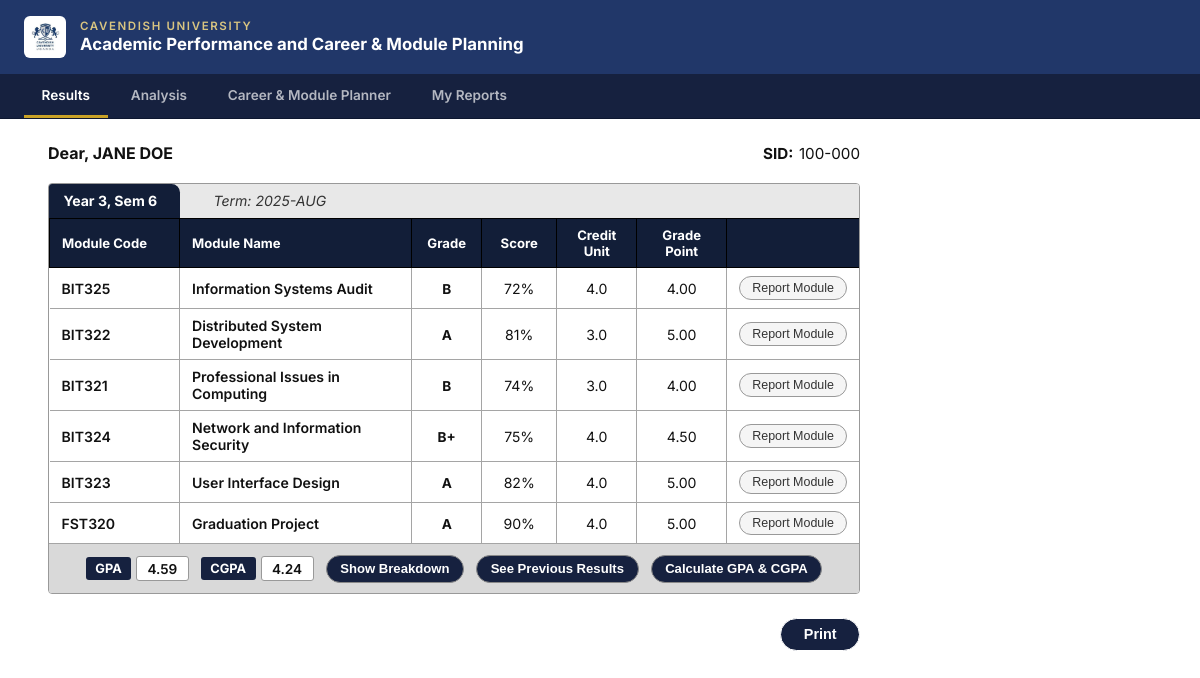
The app's page /ExamResultInterface.php (signed in) with its own data.
### tables this page shows
CREATE TABLE IF NOT EXISTS `program_tb` (
  `ID` int NOT NULL,
  `program_code` varchar(10) NOT NULL,
  `program_name` varchar(150) NOT NULL,
  `program_dept` varchar(150) NOT NULL,
  `program_faculty` varchar(150) NOT NULL,
  `student_ID` varchar(10) NOT NULL,
  PRIMARY KEY (`program_code`),
  UNIQUE KEY `ID` (`ID`),
  UNIQUE KEY `student_ID` (`student_ID`)
);

CREATE TABLE IF NOT EXISTS `student_tb` (
  `ID` int NOT NULL AUTO_INCREMENT,
  `student_ID` varchar(10) NOT NULL,
  `student_name` varchar(100) NOT NULL,
  `student_email` varchar(50) NOT NULL,
  `student_password` varchar(20) NOT NULL,
  `program_code` varchar(10) NOT NULL,
  `gender` enum('M','F') NOT NULL,
  `nationality` varchar(100) NOT NULL,
  `date_of_birth` date NOT NULL,
  `intake_year` int NOT NULL,
  `intake_session` enum('JAN','MAY','AUG') NOT NULL,
  `mode_of_entry` enum('Direct','Transfer','Foundation','Mature','Diploma') NOT NULL,
  PRIMARY KEY (`ID`),
  UNIQUE KEY `student_ID` (`student_ID`)
);

CREATE TABLE IF NOT EXISTS `results_tb` (
  `ID` int NOT NULL AUTO_INCREMENT,
  `module_code` varchar(10) NOT NULL,
  `student_ID` varchar(10) NOT NULL,
  `year_no` int NOT NULL,
  `sem_no` int NOT NULL,
  `cat1_mk` int NOT NULL,
  `cat2_mk` int NOT NULL,
  `exam_mk` int NOT NULL,
  `grade_point` decimal(3,2) NOT NULL,
  `letter_grade` varchar(5) NOT NULL,
  `final_total` int NOT NULL,
  `status_retake_pass` varchar(20) NOT NULL,
  `created_at` timestamp NOT NULL,
  PRIMARY KEY (`ID`),
  UNIQUE KEY `uq_result_student_module` (`student_ID`,`module_code`),
  KEY `module_code` (`module_code`),
  KEY `student_ID` (`student_ID`),
  KEY `letter_grade` (`letter_grade`),
  KEY `grade_point_2` (`grade_point`)
);

CREATE TABLE IF NOT EXISTS `module_tb` (
  `ID` int NOT NULL,
  `module_code` varchar(10) NOT NULL,
  `module_name` varchar(250) NOT NULL,
  `year_no` int NOT NULL,
  `sem_no` int NOT NULL,
  `program_code` varchar(10) NOT NULL,
  `credit_unit` decimal(3,1) NOT NULL,
  PRIMARY KEY (`ID`),
  UNIQUE KEY `module_code_2` (`module_code`),
  KEY `module_code` (`module_code`),
  KEY `program_code` (`program_code`)
);

CREATE TABLE IF NOT EXISTS `gpa_tb` (
  `ID` int NOT NULL AUTO_INCREMENT,
  `student_ID` varchar(10) NOT NULL,
  `total_quality_points` decimal(8,2) NOT NULL,
  `total_credit_units` decimal(8,2) NOT NULL,
  `gpa_value` decimal(5,4) NOT NULL,
  `sem_no` int NOT NULL,
  PRIMARY KEY (`ID`),
  UNIQUE KEY `uq_gpa_student_sem` (`student_ID`,`sem_no`),
  KEY `student_ID` (`student_ID`)
);

CREATE TABLE IF NOT EXISTS `cgpa_tb` (
  `ID` int NOT NULL AUTO_INCREMENT,
  `student_ID` varchar(10) NOT NULL,
  `sem_no` int NOT NULL,
  `year_no` int NOT NULL,
  `total_quality_points` decimal(8,2) NOT NULL,
  `total_credit_units` decimal(8,2) NOT NULL,
  `cgpa_value` decimal(5,4) NOT NULL,
  PRIMARY KEY (`ID`),
  UNIQUE KEY `uq_cgpa_student_sem_year` (`student_ID`,`sem_no`,`year_no`),
  KEY `student_ID` (`student_ID`)
);

### ExamResultInterface.php (the view, shortened to what this page needs)
<?php
$db_host = "127.0.0.1";
$db_port = "3306";
$db_name = "apaagps_db";
$db_user = "root";
$db_pass = "";
try {
    $dsn = "mysql:host={$db_host};port={$db_port};dbname={$db_name};charset=utf8mb4";
    $pdo = new PDO($dsn, $db_user, $db_pass, [
        PDO::ATTR_ERRMODE            => PDO::ERRMODE_EXCEPTION,
        PDO::ATTR_DEFAULT_FETCH_MODE => PDO::FETCH_ASSOC,
        PDO::ATTR_EMULATE_PREPARES   => false,
    ]);
} catch (PDOException $e) {
    die("Database connection failed: " . $e->getMessage());
}
$stmtS = $pdo->prepare("
    SELECT s.student_ID, s.student_name, s.program_code,
           p.program_name, p.program_faculty
    FROM   student_tb s
    JOIN   program_tb p ON s.program_code = p.program_code
    WHERE  s.student_ID = ?
    LIMIT  1
");
$stmtS->execute([$_SESSION["student_ID"]]);
$student = $stmtS->fetch();
$stmtR = $pdo->prepare("
    SELECT r.year_no,
           r.sem_no,
           r.module_code,
           m.module_name,
           m.credit_unit,
           r.cat1_mk,
           r.cat2_mk,
           r.exam_mk,
           r.final_total,
           r.letter_grade,
           r.grade_point,
           r.status_retake_pass,
           (s.intake_year + IFNULL(t.year_offset, 0)) AS calendar_year,
           IFNULL(t.term_month, '—') AS calendar_month
    FROM   results_tb r
    JOIN   module_tb  m ON r.module_code = m.module_code
    JOIN   student_tb s ON r.student_ID = s.student_ID
    LEFT JOIN term_mapping_tb t ON s.intake_session = t.intake_session
                               AND r.year_no = t.year_no
                               AND r.sem_no = t.sem_no
    WHERE  r.student_ID = ?
    ORDER  BY r.year_no DESC, r.sem_no DESC
");
$stmtR->execute([$student["student_ID"]]);
$allResults = $stmtR->fetchAll();
$stmtG = $pdo->prepare("
    SELECT sem_no, gpa_value, total_quality_points, total_credit_units
    FROM   gpa_tb
    WHERE  student_ID = ?
    ORDER  BY sem_no DESC
");
$stmtG->execute([$student["student_ID"]]);
$gpaMap = [];
foreach ($stmtG->fetchAll() as $g) {
    $gpaMap[(int)$g["sem_no"]] = $g;
}
$stmtC = $pdo->prepare("
    SELECT year_no, sem_no, cgpa_value, total_quality_points, total_credit_units
    FROM   cgpa_tb
    WHERE  student_ID = ?
    ORDER  BY year_no ASC, sem_no ASC
");
$stmtC->execute([$student["student_ID"]]);
$cgpaMap = [];
foreach ($stmtC->fetchAll() as $c) {
    $cgpaMap["{$c['year_no']}-{$c['sem_no']}"] = $c;
}
$grouped = [];
foreach ($allResults as $row) {
    $grouped[$row["year_no"]][$row["sem_no"]][] = $row;
}
$latestYear = null; $latestSem = null;
$latestRows = [];
$previousBlocks = [];
$firstBlock = true;
foreach ($grouped as $year => $sems) {
    foreach ($sems as $sem => $rows) {
        if ($firstBlock) {
            $latestYear = $year;
            $latestSem  = $sem;
            $latestRows = $rows;
            $firstBlock = false;
        } else {
            $previousBlocks[] = ["year" => $year, "sem" => $sem, "rows" => $rows];
        }
    }
}
function pillClass(?string $g): string {
    return match(true) {
        $g === 'A'               => 'pill-a',
        str_starts_with($g, 'B') => 'pill-b',
        str_starts_with($g, 'C') => 'pill-c',
        str_starts_with($g, 'D') => 'pill-d',
        default                  => 'pill-f',
    };
}
function fmtScore($v): string  { return ($v === null || $v === '') ? '—' : (int)$v . '%'; }
function fmtPoint($v): string  { return ($v === null || $v === '') ? '—' : htmlspecialchars((string)$v); }
function semComplete(array $rows): bool {
    return true;
}
$canPrint = false;
foreach ($grouped as $_yr => $_sms) {
    foreach ($_sms as $_sm => $_) {
        if ((int)$_yr > 2 || ((int)$_yr === 2 && (int)$_sm >= 2)) {
            $canPrint = true;
            break 2;
        }
    }
}
?>
<!DOCTYPE html>
<html lang="en">
<head>
</head>
<body>
<header class="site-header">
    <img class="crest" src="images/cu_logo.jpg" alt="Cavendish University crest">
    <div class="header-text">
        <span class="uni-name">Cavendish University</span>
        <span class="portal-title">Academic Performance and Career & Module Planning</span>
    </div>
</header>
<nav class="tab-nav">
    <span class="tab-btn active">Results</span>
    <a class="tab-btn" href="AnalysisResultInterface.php">Analysis</a>
    <a class="tab-btn" href="GoalPlanning.php">Career & Module Planner</a>
    <a class="tab-btn" href="MyReportsStatus.php">My Reports</a>
</nav>
<main class="page-wrap">
    <div class="student-row">
        <div class="student-name">
            Dear, <?= htmlspecialchars(strtoupper($student["student_name"])) ?>
        </div>
        <div class="student-sid">
            <strong>SID:</strong><?= htmlspecialchars($student["student_ID"]) ?>
        </div>
    </div>
    <?php if ($latestRows): ?>
    <div class="sem-block" id="latest-block">
        <div class="sem-table-wrap">
            <div class="sem-header">
                <div class="sem-label">Year <?= (int)$latestYear ?>, Sem <?= (int)$latestSem ?></div>
                <div class="sem-term">Term: <?= htmlspecialchars($latestRows[0]['calendar_year'] . '-' . $latestRows[0]['calendar_month']) ?></div>
            </div>
            <table>
                <thead>
                    <tr>
                        <th style="width:130px">Module Code</th>
                        <th>Module Name</th>
                        <th style="width:70px">Grade</th>
                        <th style="width:75px">Score</th>
                        <th style="width:80px">Credit Unit</th>
                        <th style="width:90px">Grade Point</th>
                        <th style="width:130px"></th>
                    </tr>
                </thead>
                <tbody>
                    <?php foreach ($latestRows as $r): ?>
                    <tr>
                        <td><?= htmlspecialchars($r["module_code"]) ?></td>
                        <td><?= htmlspecialchars($r["module_name"]) ?></td>
                        <td>
                            <?php if ($r['letter_grade'] !== null && $r['letter_grade'] !== ''): ?>
                                <span class="pill <?= pillClass($r['letter_grade']) ?>">
                                    <?= htmlspecialchars($r["letter_grade"]) ?>
                                </span>
                            <?php else: ?>—<?php endif; ?>
                        </td>
                        <td><?= fmtScore($r["final_total"]) ?></td>
                        <td><?= htmlspecialchars($r["credit_unit"]) ?></td>
                        <td><?= fmtPoint($r["grade_point"]) ?></td>
                        <td>
                            <button class="btn-report"
                                onclick="reportModule('<?= htmlspecialchars($r['module_code']) ?>', '<?= htmlspecialchars(addslashes($r['module_name'])) ?>')">
                                Report Module
                            </button>
                        </td>
                    </tr>
                    <?php endforeach; ?>
                </tbody>
            </table>
            <?php
                $latestComplete = semComplete($latestRows);
                $latestKey      = "{$latestYear}-{$latestSem}";
                $latestCgpa     = $cgpaMap[$latestKey] ?? null;
            ?>
            <div class="sem-footer">
                <div class="gpa-group">
                    <span class="badge-label">GPA</span>
                    <span class="badge-value">
                        <?= ($latestComplete && isset($gpaMap[(int)$latestSem]))
                            ? number_format($gpaMap[(int)$latestSem]["gpa_value"], 2)
                            : '—' ?>
                    </span>
                </div>
                <?php if (!((int)$latestYear === 1 && (int)$latestSem === 1)) : ?>
                <div class="gpa-group">
                    <span class="badge-label">CGPA</span>
                    <span class="badge-value">
                        <?= ($latestComplete && $latestCgpa)
                            ? number_format($latestCgpa["cgpa_value"], 2) : '—' ?>
                    </span>
                </div>
                <?php endif; ?>
                <button class="btn-action" id="btn-breakdown"
                        onclick="toggleBreakdown()">Show Breakdown</button>
                <?php if (!empty($previousBlocks)): ?>
                <button class="btn-action" id="btn-prev"
                        onclick="togglePrevious()">See Previous Results</button>
                <?php endif; ?>
                <button class="btn-action"
                        onclick="window.location.href='CalculateGPA.php'">
                    Calculate GPA &amp; CGPA
                </button>
            </div>
        </div>
    </div><?php else: ?>
        <p class="empty">No exam results found for your account yet.</p>
    <?php endif; ?>
    <div class="print-row">
        <?php if ($canPrint): ?>
            <button class="btn-print" onclick="window.open('PrintStatement.php', '_blank')">Print</button>
        <?php endif; ?>
    </div>
</main>
</body>
</html>

### ExamResultInterface.php (style rules this page uses)
*, *::before, *::after { box-sizing: border-box; margin: 0; padding: 0; }
body { font-family: 'Inter', sans-serif; font-size: 14px; color: #111; background: #fff; }
.site-header { display: flex; align-items: center; gap: 0.9rem; padding: 1rem 1.5rem; background: #213769; border-bottom: 1px solid #16213f; }
.site-header .crest { width: 2.6rem; height: 2.6rem; object-fit: contain; flex: 0 0 auto; background: #fff; border-radius: 6px; padding: 2px; }
.header-text { display: flex; flex-direction: column; line-height: 1.25; }
.site-header .uni-name { font-weight: 600; font-size: 0.72rem; letter-spacing: .14em; text-transform: uppercase; color: #d9c581; }
.site-header .portal-title { font-weight: 700; font-size: 1.05rem; color: #fff; }
.tab-nav { display: flex; gap: 0.35rem; padding: 0 1.5rem; background: #16213f; border-bottom: 1px solid #0d1730; }
.tab-btn { padding: .8rem 1.1rem .7rem; border: none; background: transparent; font-size: .85rem; font-weight: 600; cursor: pointer; color: rgba(255,255,255,0.68); text-decoration: none; border-bottom: 3px solid transparent; transition: color .15s, border-color .15s, background .15s; }
.tab-btn.active { color: #fff; border-bottom-color: #c9a227; }
.page-wrap { max-width: 860px; margin: 1.5rem; padding: 0 1.5rem; }
.student-row { display: flex; justify-content: space-between; align-items: baseline; margin-bottom: 1.25rem; }
.student-name { font-size: 1rem; font-weight: 700; }
.student-sid { font-size: .95rem; font-weight: 400; }
.student-sid strong { font-weight: 700; margin-right: .35rem; }
.sem-block { margin-bottom: 1.5rem; }
.sem-table-wrap { border: 1px solid #999; border-radius: 4px; overflow: hidden; }
.sem-header { display: grid; grid-template-columns: 150px 1fr; background: #e8e8e8; }
.sem-label { background: #121e38; color: #fff; font-weight: 700; font-size: .88rem; padding: .55rem .9rem; border-top-right-radius: 0.6em; width: 9.3em; }
.sem-term { font-style: italic; font-size: .88rem; color: #333; padding: .55rem .9rem; background: #e8e8e8; }
table { width: 100%; border-collapse: collapse; }
thead th { background: #121e38; color: white; font-weight: 700; font-size: .82rem; padding: .5rem .75rem; text-align: center; border: 1px solid #000; }
thead th:first-child { text-align: left; }
thead th:nth-child(2) { text-align: left; }
thead th:last-child { border-right: none; }
tbody td { background: #fff; padding: .5rem .75rem; border-bottom: 1px solid #a5a5a5; border-right: 1px solid #a5a5a5; text-align: center; font-size: .88rem; }
tbody td:first-child { text-align: left; font-weight: 600; }
tbody td:nth-child(2) { text-align: left; font-weight: 600; }
tbody td:last-child { border-right: none; }
tbody tr:last-child td { border-bottom: none; }
.pill { display: inline-block; font-weight: 700; font-size: .85rem; min-width: 28px; text-align: center; }
.btn-report { display: inline-block; padding: .25rem .75rem; border: 1px solid #999; border-radius: 20px; font-size: .78rem; background: #f5f5f5; color: #333; cursor: pointer; white-space: nowrap; transition: background .15s; }
.sem-footer { background: #d9d9d9; padding: .65rem 1rem; display: flex; align-items: center; justify-content: center; flex-wrap: wrap; gap: .75rem; border-top: 1px solid #a5a5a5; }
.gpa-group { display: flex; align-items: center; gap: .3rem; }
.badge-label { background: #16213f; color: #fff; font-weight: 700; font-size: .8rem; padding: .25rem .6rem; border-radius: 3px; }
.badge-value { border: 1px solid #999; background: #fff; font-size: .85rem; font-weight: 600; padding: .22rem .65rem; border-radius: 3px; min-width: 42px; text-align: center; }
.btn-action { padding: .35rem .85rem; border: 1px solid #888; border-radius: 20px; background: #16213f; font-size: .82rem; font-weight: 600; cursor: pointer; color: #fff; transition: background .15s; }
.print-row { display: flex; flex-direction: column; align-items: flex-end; gap: .5rem; margin-top: 1.5rem; padding-bottom: 2rem; }
.btn-print { padding: .45rem 1.4rem; border: 1px solid; border-radius: 20px; background: #16213f; font-size: .9rem; font-weight: 600; cursor: pointer; color: #fff; }

### records on screen
program_tb: student_tb.student_name "JANE DOE", student_tb.student_ID "100-000"
results_tb: module_code "BIT325", module_tb.module_name "Information Systems Audit", letter_grade "B", final_total "72%", module_tb.credit_unit "4.0", grade_point "4.00"
results_tb: module_code "BIT322", module_tb.module_name "Distributed System Development", letter_grade "A", final_total "81%", module_tb.credit_unit "3.0", grade_point "5.00"
results_tb: module_code "BIT321", module_tb.module_name "Professional Issues in Computing", letter_grade "B", final_total "74%", module_tb.credit_unit "3.0", grade_point "4.00"
results_tb: module_code "BIT324", module_tb.module_name "Network and Information Security", letter_grade "B+", final_total "75%", module_tb.credit_unit "4.0", grade_point "4.50"
results_tb: module_code "BIT323", module_tb.module_name "User Interface Design", letter_grade "A", final_total "82%", module_tb.credit_unit "4.0", grade_point "5.00"
results_tb: module_code "FST320", module_tb.module_name "Graduation Project", letter_grade "A", final_total "90%", module_tb.credit_unit "4.0", grade_point "5.00"
gpa_tb: gpa_value "4.59"
cgpa_tb: cgpa_value "4.24"

### other values on screen
$latestYear "3"
$latestSem "6"
